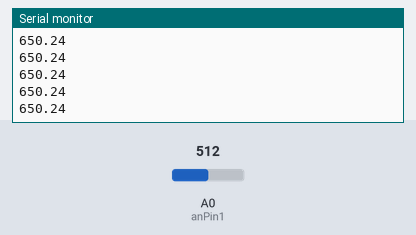
Recording of a sketch running on a simulated Arduino Uno, built with avr-gcc and run on an emulated ATmega328P. Parts: the last lines printed to the serial monitor. Inputs (shaded band) come from the test bench; at power-on: A0 (anPin1) = 512.

Above: at 1.2 s.
1.3 s: A0 (anPin1) set to 716
At 1.31 s:
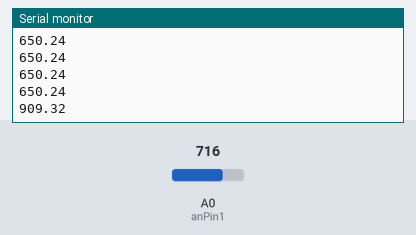
2.8 s: A0 (anPin1) set to 900
At 2.82 s:
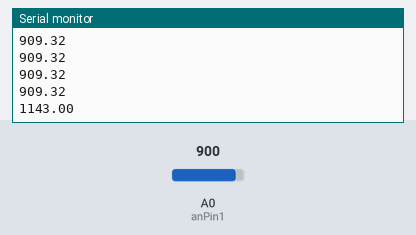
Timing chart, 0 to 5.8 s (numbered marks = the images above; inputs shaded):
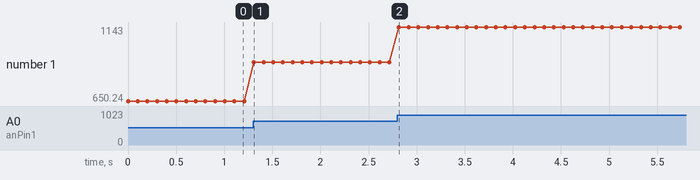

Measured:
- after the input at 1.3 s, the serial monitor: prints a new line at once (image 1)
- after the input at 2.8 s, the serial monitor: prints a new line at once (image 2)
- plotted number 1: 650.24 → 909.32 after the input at 1.3 s, 909.32 → 1143 after the input at 2.8 s

The sketch:

Step1_1Ultrasound.ino
```cpp
/* This code reads the Analog Voltage output from theLV-MaxSonar sensor*/

//Sensor is connected to AN0 on the Arduino
const int anPin1 = 0;
long distance1;

void setup() {
Serial.begin(9600);
}

void read_sensors(){
/*
Scale factor is (Vcc/512) per inch. A 5V supply yields ~9.8mV/in
Arduino analog pin goes from 0 to 1024, so the value has to be divided by 2 to get the actual inches
*/
distance1 = analogRead(anPin1)/2;
}

void print_all(){
Serial.print(distance1*2.54);
Serial.println();
}

void loop() {
read_sensors();
print_all();
delay(100);
}
```
